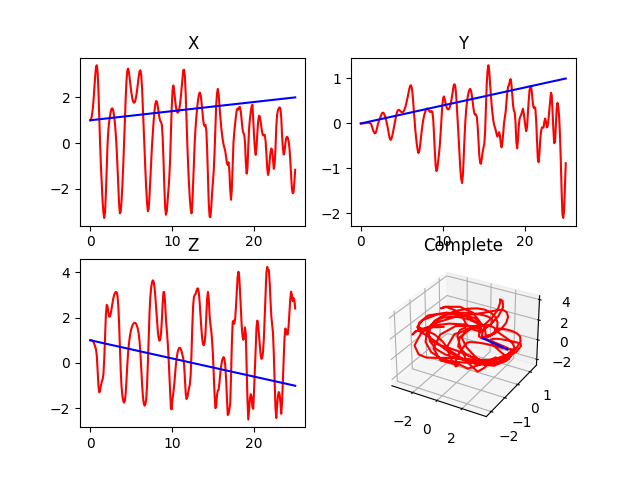

Generate this figure with Python:
#PUMA

#Imports

import numpy as np
import scipy.integrate
import DH_functions as dh
from matplotlib import animation,pyplot as plt
import sympy as sym

#constants
M=[1,1.5,2]
r=0.05 #radius of all rods

L=[1,1.5,2] #3rd one is to set limit on Prismatic length
# I=[(1/12)*M[0]*L[0]**2 ,(1/12)*M[1]*L[1]**2 ,0.5*M[2]*r**2]
I=[np.array([[(1/12)*M[0]*L[0]**2,0,0],[0,(1/12)*M[0]*L[0]**2,0],[0,0,0.5*M[0]*r**2]]),
        np.array([[0.5*M[1]*r**2,0,0],[0,(1/12)*M[1]*L[1]**2,0],[0,0,(1/12)*M[1]*L[1]**2]]),
        np.array([[0.5*M[2]*r**2,0,0],[0,(1/12)*M[2]*L[2]**2,0],[0,0,(1/12)*M[2]*L[2]**2]])]
g=9.81


#Straight trajectory start and end points
start=[1,0,1]
end=[2,1,-1]

#Error storage
E1=[]
E2=[]
E3=[]
T=[]


steps=250
time=np.linspace(0,steps/10,steps)
    
def PUMA_DH_gen(Q):
    q1=Q[0]
    q2=Q[1]
    q3=Q[2]

    DH_param=np.zeros([3,5],dtype=object)# First column link types, second for a, third for alpha , fourth for d and fifth for theta
    DH_param[0,0]='R'
    DH_param[0:1,1:5]=np.array([0,np.pi/2,L[0],q1])
    DH_param[1,0]='R'
    DH_param[1:2,1:5]=np.array([L[1],0,0,q2])
    DH_param[2,0]='R'
    DH_param[2:3,1:5]=np.array([L[2],0,0,q3])

    return DH_param

def inverseKinematics(Y):
    x=Y[0]
    y=Y[1]
    z=Y[2]
    #Inverse kinematics
    q1=np.arctan2(y,x)
    q3=-np.arccos((x**2+y**2+(z-L[0])**2-L[1]**2-L[2]**2)/(2*L[2]*L[1]))
    q2=np.arctan2(z-L[0],np.sqrt(x**2+y**2))-np.arctan2((L[2]*np.sin(q3)),(L[1]+L[2]*np.cos(q3)))
            
    return[q1,q2,q3]

def integral_sum(E,T):
    sum=0
    if(len(E)>41):
        for i in range(41):
            sum=sum+ (E[-(1+i)])*(T[-(1+i)]-T[-(2+i)]) 
    
    return sum

def dynamicSystem(t,y,D,C,Q,Q_dot,start,end):
    q1=y[0]
    q2=y[1]
    q3=y[2]
    q_dot1=y[3]
    q_dot2=y[4]
    q_dot3=y[5]
    
    X_des=[0,0,0]
    for i in range(3):
        X_des[i]=start[i] + (end[i]-start[i])*t/(steps/10)

    Q_d= inverseKinematics(X_des)

    dict={}
    for i in range(3):
        dict.update({Q[i]:y[i], Q_dot[i]:y[i+3]})
    D=np.vectorize(lambda x:x.subs(dict))(D).astype(np.float64)
    C=np.vectorize(lambda x:x.subs(dict))(C).astype(np.float64)

    e1=(Q_d[0]-q1)
    e2=(Q_d[1]-q2)
    e3=(Q_d[2]-q3)
    E1.append(e1)
    E2.append(e2)
    E3.append(e3)
    T.append(t)
    print(t)

    u1=9.5*e1+0.5*integral_sum(E1,T)
    u2=10.0*e2  +0.5*integral_sum(E2,T)
    u3=10.0*e3 +0.5*integral_sum(E3,T)
    
    U=np.array([[u1],[u2],[u3]])
    G=np.array([[0],[M[1]*g*(L[1]/2)*np.cos(q2)+M[2]*g*L[1]*np.cos(q1)],[M[2]*g*(L[2]/2)*np.cos(q3)]])
    Q_dot=np.array([[q_dot1],[q_dot2],[q_dot3]])
    Q_ddot=np.linalg.inv(D)@(U - G - C@Q_dot)

    q_ddot1=Q_ddot[0,0]
    q_ddot2=Q_ddot[1,0]
    q_ddot3=Q_ddot[2,0]
    dydt=[q_dot1,q_dot2,q_dot3,q_ddot1,q_ddot2,q_ddot3] #q1_dot, q1_ddot, q2_dot, q2_ddot
    return dydt

def updatePlot(i,Q1,Q2,Q3,start,end,ax,ax2):
    q1=Q1[i]
    q2=Q2[i]
    q3=Q3[i]
    DH_param=PUMA_DH_gen([q1,q2,q3])
    pos=dh.manipulatorPos(DH_param)
    P0=pos[0]
    P1=pos[1]
    P2=pos[2]
    P3=pos[3]
  
    ax.clear() # clear figure before each plot

    # set axis limits. Without this the limits will be autoadjusted which will make it difficult to understand.
    ax.set_xlim([-1, 2])
    ax.set_ylim([-1, 2])
    ax.set_zlim([-1, 2])
    ax.set_title('With Manipulator')
    ax.plot3D([P0[0],P1[0]],[P0[1],P1[1]],[P0[2],P1[2]],'b-o')
    ax.plot3D([P1[0],P2[0]],[P1[1],P2[1]],[P1[2],P2[2]],'b-o')
    ax.plot3D([P2[0],P3[0]],[P2[1],P3[1]],[P2[2],P3[2]],'y-o')
    ax.plot3D([start[0],end[0]],[start[1],end[1]],[start[2],end[2]],'k')

    ax2.clear() # clear figure before each plot

    # set axis limits. Without this the limits will be autoadjusted which will make it difficult to understand.
    ax2.set_xlim([-1, 2])
    ax2.set_ylim([-1, 2])
    ax2.set_zlim([-1, 2])
    ax2.set_title('Without Manipulator')

    ax2.plot3D(P3[0],P3[1],P3[2],'y*')
    ax2.plot3D([start[0],end[0]],[start[1],end[1]],[start[2],end[2]],'k')

def forward_kinematics(q1):
    DH_param=PUMA_DH_gen(q1)
    P=np.array([[0],[0],[0],[1]])

    P0=dh.End_Position(DH_param,P)
    return P0

if __name__=="__main__":
    
    Q= sym.symbols(['q1','q2','q3'])
    
    DH_param=PUMA_DH_gen(Q)

    [D,C,Q,Q_dot]=dh.dynamics_equation_generator(DH_param,M,I,L)
    Q_d0= inverseKinematics(start)
    solution=scipy.integrate.solve_ivp(dynamicSystem ,[0, time[-1]],[Q_d0[0],Q_d0[1],Q_d0[2],0,0,0],t_eval=time, args=[D,C,Q,Q_dot,start,end,])
    Q1=solution.y[0]
    Q2=solution.y[1]
    Q3=solution.y[2]
    # print(Q1,Q2,Q3)

    Y=[]
    for i in range(len(Q1)):
        P=forward_kinematics([Q1[i],Q2[i],Q3[i]])
        Y.append([P[0,0],P[1,0],P[2,0]])
    Title=['X','Y','Z']


    fig=plt.figure()
    ax=fig.add_subplot(1,2,1,projection='3d')
    ax2=fig.add_subplot(1,2,2,projection='3d')
    
    anim=animation.FuncAnimation(fig,updatePlot,frames=steps,interval=60,fargs=[Q1,Q2,Q3,start,end,ax,ax2])

    anim.save('18110131_A5_PUMA.mp4')

    ax.clear()
    plt.clf()
    fig=plt.figure()

    for i in range(3):
        plt.subplot(2,2,i+1)
        plt.title(Title[i])
        plt.plot(time,[s[i] for s in Y ],'r')
        plt.plot([0,time[-1]],[start[i],end[i]],'b')

    ax=fig.add_subplot(2,2,4,projection='3d')
    
    ax.set_title('Complete')
    ax.plot3D([s[0] for s in Y ],[s[1] for s in Y ],[s[2] for s in Y ],'r')
    ax.plot3D([start[0],end[0]],[start[1],end[1]],[start[2],end[2]],'b')
    plt.show()
    

    
